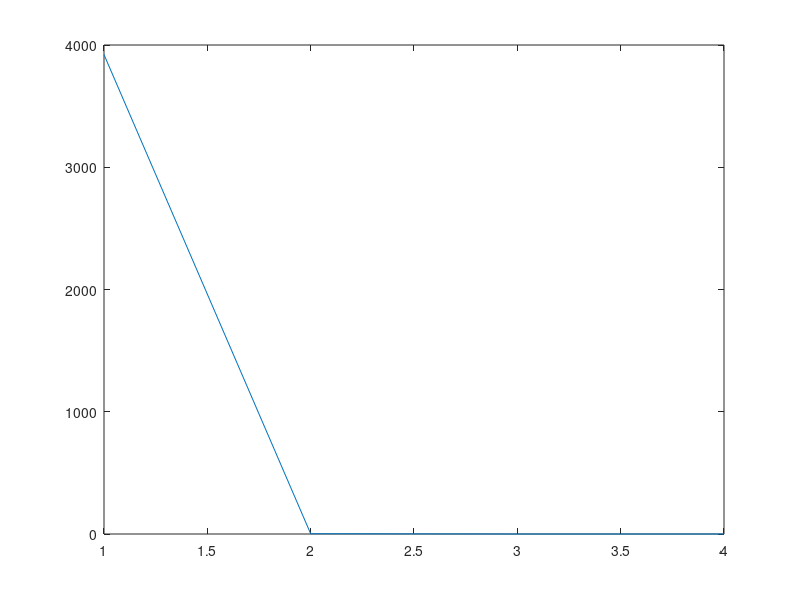

Write the MATLAB code that produced this figure. (Note: this script raises an error after producing the figure.)
%% Part 2b
clear all; close all; clc

V = [1 2 2003 2005; 2 2 2002 2004; 3 2 2001 2003; 4 7 7005 7012];

[m n] = size(V);
Q = []; R = []; A = V; p = min(m,n); A_error = [];

for i = 1:p
    q = A(:,i)/norm(A(:,i));
    rt = q'*A;
    Q = [Q q];
    R = [R; rt];
    A = A - q*rt;
    A_error = [A_error norm(A)];
end

plot([1:1:p],A_error)

%% Part 2c
clear all; close all; clc

V = load_mat_hw1(1000,100);

[m n] = size(V);
Q = []; R = []; A = V; p = min(m,n); A_error = [];

for i = 1:p
    q = A(:,i)/norm(A(:,i));
    rt = q'*A;
    Q = [Q q];
    R = [R; rt];
    A = A - q*rt;
    A_error = [A_error norm(A)];
end

plot([1:1:p],A_error)

%% Part 2d
clear all; close all; clc

V = load_mat_hw1(1000,100);

[m n] = size(V);
Q = []; R = []; A = V; p = min(m,n); A_error = [];

for j = 1:p
    [~, i] = max(vecnorm(A));
    q = A(:,i)/norm(A(:,i));
    rt = q'*A;
    Q = [Q q];
    R = [R; rt];
    A = A - q*rt;
    A_error = [A_error norm(A)];
end

plot([1:1:p],A_error)

%% Part 4
clear all; close all; clc

W = load_mat_hw1(1000,100);

[m n] = size(W);
Q = []; R = []; A = W; p = min(m,n); 

k = 0;

while norm(A) > 1e-10
    [~, i] = max(vecnorm(A));
    q = A(:,i)/norm(A(:,i));
    rt = q'*A;
    Q = [Q q];
    R = [R; rt];
    A = A - q*rt;
    k = k + 1;
end

[U_hat, S, V] = svd(R);
U = Q*U_hat;

%% Part 6d
clear all; close all; clc

A = zeros(690*928*3,27);

for k = 1:27
    filename = sprintf("testbild_snapshots_%04d.png",k);
    frame_k = imread(filename);
    imfloat = double(frame_k);
    n1 = size(imfloat,1); n2 = size(imfloat,2); n3 = 3;
    n=n1*n2*n3;
    
    v = reshape(imfloat,n,1);
    
    A(:,k) = v;
end

tic
[U, S, V] = svd(A,0);
toc

u = A(:,1);
v = ones(27,1);

test = A - u*v';

%% Part 6e 
% Compute an approximate SVD of the matrix A
clear all; close all; clc

% Generate A 
A = zeros(690*928*3,27);

for k = 1:27
    filename = sprintf("testbild_snapshots_%04d.png",k);
    frame_k = imread(filename);
    imfloat = double(frame_k);
    n1 = size(imfloat,1); n2 = size(imfloat,2); n3 = 3;
    n=n1*n2*n3;
    
    v = reshape(imfloat,n,1);
    
    A(:,k) = v;
end

tic
% Start of SVD approx. 
W = A; 

[m n] = size(W);
Q = []; R = []; A = W; p = min(m,n); 

k = 0;

for k = 0:2
    [M, i] = max(vecnorm(A));
    q = A(:,i)/M;
    rt = q'*A;
    Q = [Q q];
    R = [R; rt];
    A = A - q*rt;
    %k = k + 1;
end

[U_hat, S, V] = svd(R);
U = Q*U_hat;
toc

%% Part 7
clear all; close all; clc

k = 1;
filename = sprintf("roundabout_snapshots_%04d.png",k);
test_frame = imread(filename);
imfloat = double(test_frame);
n1 = size(imfloat,1); n2 = size(imfloat,2); n3 = 3;
n = n1*n2*n3;

A = zeros(n,56);

for k = 1:56
    filename = sprintf("roundabout_snapshots_%04d.png",k);
    frame_k = imread(filename);
    imfloat = double(frame_k);
    
    n1 = size(imfloat,1); n2 = size(imfloat,2); n3 = 3;
    n = n1*n2*n3;
    
    v = reshape(imfloat,n,1);
    
    A(:,k) = v;
end


% Start of SVD approx. 
W = A; 

[m n] = size(W);
Q = []; R = []; A = W; p = min(m,n); 

A_error = [];


for k = 0:10
    [M, i] = max(vecnorm(A));
    q = A(:,i)/M;
    rt = q'*A;
    Q = [Q q];
    R = [R; rt];
    A = A - q*rt;
    
end

[U_hat, S, V] = svd(R);
U = Q*U_hat;

%% computing b1

u = U(:,1);
v = V(:,1);
s = S(1,1);

b1 = s*u*v(1);


imb = reshape(b1, n1, n2, n3);
imshow(uint8(imb))


%% Part 8
clear all; close all; clc


filename = sprintf("roundabout_snapshots_%04d.png",1);
test_frame = imread(filename);
imfloat = double(test_frame);
n1 = size(imfloat,1); n2 = size(imfloat,2); n3 = 3;
n = n1*n2*n3;

A = zeros(n,56); %56 is the number of frames

for k = 1:56
    filename = sprintf("roundabout_snapshots_%04d.png",k);
    frame_k = imread(filename);
    imfloat = double(frame_k);
    
    n1 = size(imfloat,1); n2 = size(imfloat,2); n3 = 3;
    n = n1*n2*n3;
    
    v = reshape(imfloat,n,1);
    
    A(:,k) = v;
end

k = 1; p = 5; 
G = random('normal',0,1,[56,k+p]);

Y = A*G; Q = orth(Y);
B = Q'*A;
[U_hat, D, V] = svd(B);
U = Q*U_hat;


u = U(:,1);
v = V(:,1);
d = D(1,1);

b1 = d*u*v(1);
imb = reshape(b1, n1, n2, n3);
imshow(uint8(imb))



